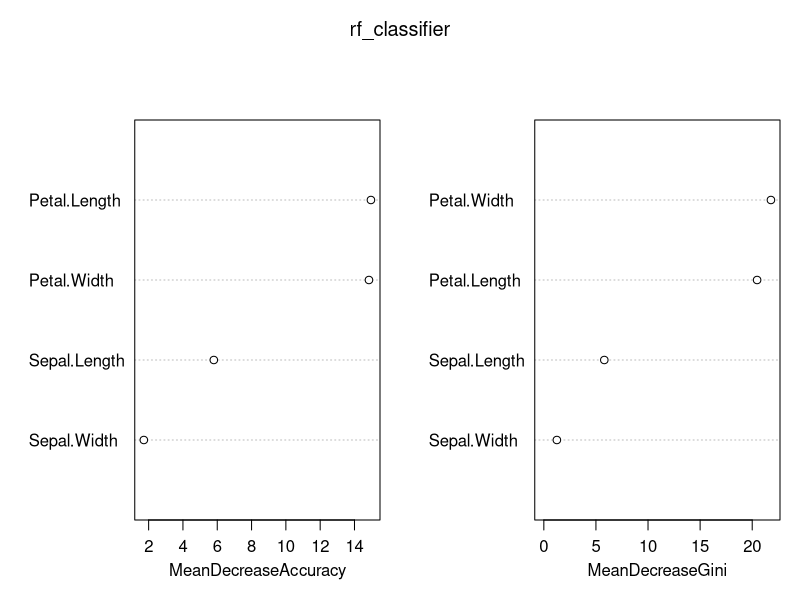
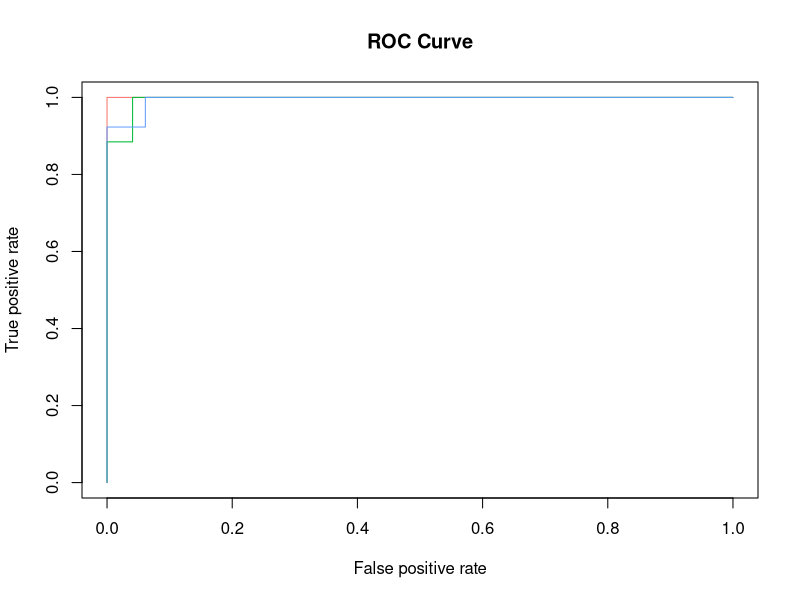

The R script that drew these images, in order:
###########################################
##### Random Forest using NIAID Locus #####
#####                                 #####
##### Qinlu Wang (qinlu.wang@nih.gov) #####
###########################################

# Source codes: A A very basic introduction to Random Forests using R
#               https://www.blopig.com/blog/2017/04/a-very-basic-introduction-to-random-forests-using-r/

library(randomForest)  #package for random forest
library(ROCR)          #package for ROC

# Set random seed to make results reproducible:
set.seed(17)

# Calculate the size of each of the data sets:
data_set_size <- floor(nrow(iris)/2)

# Generate a random sample of "data_set_size" indexes
indexes <- sample(1:nrow(iris), size = data_set_size)

# Assign the data to the correct sets
training <- iris[indexes,]
validation1 <- iris[-indexes,]

# Perform training:
rf_classifier = randomForest(Species ~ ., data=training, ntree=100, mtry=2, importance=TRUE)

# results of our classifier 
rf_classifier

# importance parameter 
varImpPlot(rf_classifier)

# Validation set assessment #1: looking at confusion matrix
prediction_for_table <- predict(rf_classifier,validation1[,-5])
table(observed=validation1[,5],predicted=prediction_for_table)

# Calculate the probability of new observations belonging to each class
# prediction_for_roc_curve will be a matrix with dimensions data_set_size x number_of_classes
prediction_for_roc_curve <- predict(rf_classifier,validation1[,-5],type="prob")

# Use pretty colours:
pretty_colours <- c("#F8766D","#00BA38","#619CFF")

# Specify the different classes 
classes <- levels(validation1$Species)

# For each class
for (i in 1:3)
{
  # Define which observations belong to class[i]
  true_values <- ifelse(validation1[,5]==classes[i],1,0)
  # Assess the performance of classifier for class[i]
  pred <- prediction(prediction_for_roc_curve[,i],true_values)
  perf <- performance(pred, "tpr", "fpr")
  if (i==1)
  {
    plot(perf,main="ROC Curve",col=pretty_colours[i]) 
  }
  else
  {
    plot(perf,main="ROC Curve",col=pretty_colours[i],add=TRUE) 
  }
  # Calculate the AUC and print it to screen
  auc.perf <- performance(pred, measure = "auc")
  print(auc.perf@y.values)
}
